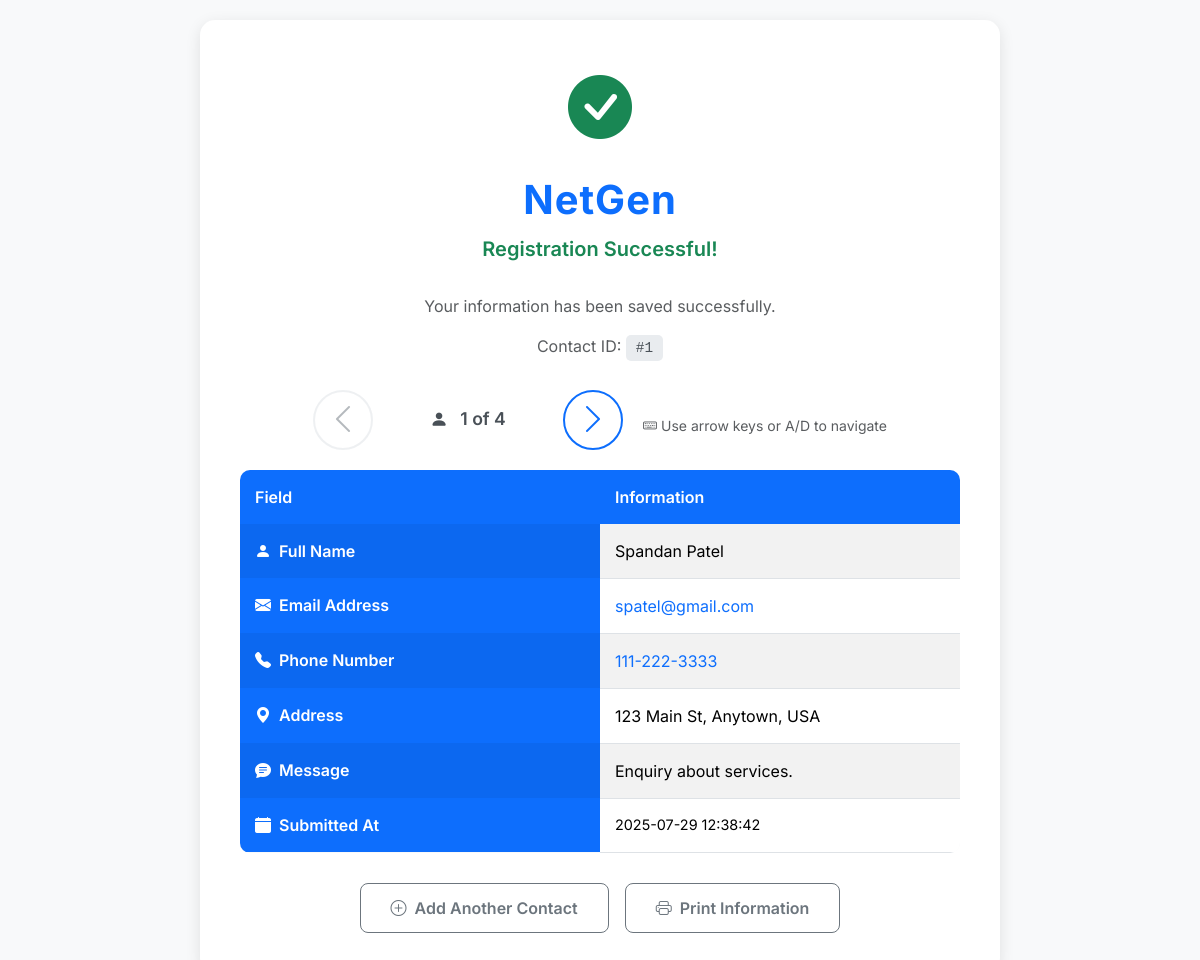
/success?contact_id=1, run on an earlier commit of the app's database.
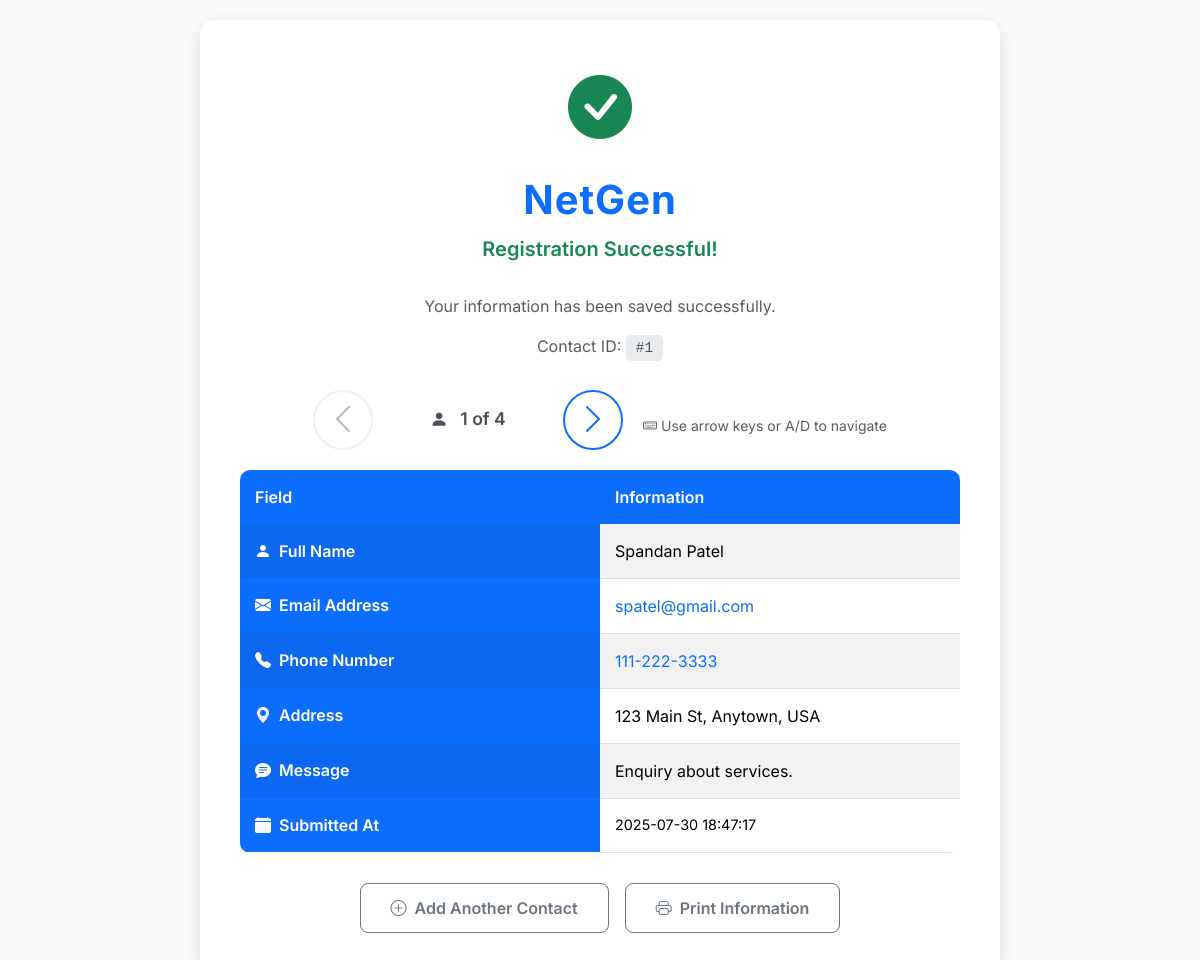
And on a later commit of the database.
### tables this page shows
CREATE TABLE contacts (
                id INTEGER PRIMARY KEY AUTOINCREMENT,
                name TEXT NOT NULL,
                email TEXT,
                phone TEXT,
                address TEXT,
                message TEXT,
                created_at TIMESTAMP DEFAULT CURRENT_TIMESTAMP
            );

### WebTestAPIV2.py (the view)
@app.route('/success')
def success():
    contact_id = request.args.get('contact_id')
    if not contact_id:
        return redirect(url_for('login'))
    try:
        contact_id = int(contact_id)
    except ValueError:
        return redirect(url_for('login'))
    try:
        with get_db_connection() as conn:
            cursor = conn.cursor()
            cursor.execute('SELECT id FROM contacts ORDER BY id ASC')
            all_contact_ids = [row['id'] for row in cursor.fetchall()]
            if contact_id not in all_contact_ids:
                return redirect(url_for('login'))
            cursor.execute('SELECT * FROM contacts WHERE id = ?', (contact_id,))
            contact = cursor.fetchone()
            current_index = all_contact_ids.index(contact_id)
            total_contacts = len(all_contact_ids)
            prev_contact_id = all_contact_ids[current_index - 1] if current_index > 0 else None
            next_contact_id = all_contact_ids[current_index + 1] if current_index < total_contacts - 1 else None
            contact_data = {
                "id": contact["id"],
                "name": contact["name"],
                "email": contact["email"],
                "phone": contact["phone"],
                "address": contact["address"],
                "message": contact["message"],
                "created_at": contact["created_at"]
            }
            navigation = {
                "current_position": current_index + 1,  # 1-based for display
                "total_contacts": total_contacts,
                "prev_contact_id": prev_contact_id,
                "next_contact_id": next_contact_id,
                "has_prev": prev_contact_id is not None,
                "has_next": next_contact_id is not None
            }
            return render_template('success.html', contact=contact_data, navigation=navigation)
    except sqlite3.Error as e:
        print(f"Database error in success route: {e}")
        return redirect(url_for('login'))
    except Exception as e:
        print(f"An error occurred in success route: {e}")
        return redirect(url_for('login'))

### WebTestAPIV2.py (called while the page is built)
def get_db_connection():
    conn = sqlite3.connect(DATABASE)
    conn.row_factory = sqlite3.Row
    return conn

### templates/success.html (shortened to what this page needs)
<!DOCTYPE html>
<html lang="en">
<head>
    <link href="https://cdn.jsdelivr.net/npm/bootstrap@5.3.3/dist/css/bootstrap.min.css" rel="stylesheet">
    <link rel="stylesheet" href="https://cdn.jsdelivr.net/npm/bootstrap-icons@1.11.1/font/bootstrap-icons.css">
</head>
<body>
    <div class="success-container">
        <div class="success-header">
            <div class="success-icon">
                <i class="bi bi-check-circle-fill"></i>
            </div>
            <h1>NetGen</h1>
            <p class="success-message">Registration Successful!</p>
            <p class="text-muted">Your information has been saved successfully.</p>
            <p class="text-muted">Contact ID: <span class="contact-id-badge">#{{ contact.id }}</span></p>
        </div>
        {% if navigation.total_contacts > 1 %}
        <div class="navigation-section">
            {% if navigation.has_prev %}
                <a href="/success?contact_id={{ navigation.prev_contact_id }}" class="nav-arrow enabled" title="Previous Contact">
                    <i class="bi bi-chevron-left"></i>
                </a>
            {% else %}
                <div class="nav-arrow disabled" title="No Previous Contact">
                    <i class="bi bi-chevron-left"></i>
                </div>
            {% endif %}
            <div class="contact-counter">
                <i class="bi bi-person-fill me-2"></i>
                {{ navigation.current_position }} of {{ navigation.total_contacts }}
            </div>
            {% if navigation.has_next %}
                <a href="/success?contact_id={{ navigation.next_contact_id }}" class="nav-arrow enabled" title="Next Contact">
                    <i class="bi bi-chevron-right"></i>
                </a>
            {% else %}
                <div class="nav-arrow disabled" title="No Next Contact">
                    <i class="bi bi-chevron-right"></i>
                </div>
            {% endif %}
        </div>
        {% endif %}
        <div class="info-table">
            <table class="table table-striped">
                <thead>
                    <tr>
                        <th scope="col">Field</th>
                        <th scope="col">Information</th>
                    </tr>
                </thead>
                <tbody>
                    <tr>
                        <th scope="row">
                            <i class="bi bi-person-fill me-2"></i>Full Name
                        </th>
                        <td>{{ contact.name if contact.name else '<span class="empty-field">Not provided</span>' | safe }}</td>
                    </tr>
                    <tr>
                        <th scope="row">
                            <i class="bi bi-envelope-fill me-2"></i>Email Address
                        </th>
                        <td>
                            {% if contact.email %}
                                <a href="mailto:{{ contact.email }}" class="text-decoration-none">{{ contact.email }}</a>
                            {% else %}
                                <span class="empty-field">Not provided</span>
                            {% endif %}
                        </td>
                    </tr>
                    <tr>
                        <th scope="row">
                            <i class="bi bi-telephone-fill me-2"></i>Phone Number
                        </th>
                        <td>
                            {% if contact.phone %}
                                <a href="tel:{{ contact.phone }}" class="text-decoration-none">{{ contact.phone }}</a>
                            {% else %}
                                <span class="empty-field">Not provided</span>
                            {% endif %}
                        </td>
                    </tr>
                    <tr>
                        <th scope="row">
                            <i class="bi bi-geo-alt-fill me-2"></i>Address
                        </th>
                        <td>
                            {% if contact.address %}
                                {{ contact.address | replace('\n', '<br>') | safe }}
                            {% else %}
                                <span class="empty-field">Not provided</span>
                            {% endif %}
                        </td>
                    </tr>
                    <tr>
                        <th scope="row">
                            <i class="bi bi-chat-text-fill me-2"></i>Message
                        </th>
                        <td>
                            {% if contact.message %}
                                {{ contact.message | replace('\n', '<br>') | safe }}
                            {% else %}
                                <span class="empty-field">No message provided</span>
                            {% endif %}
                        </td>
                    </tr>
                    <tr>
                        <th scope="row">
                            <i class="bi bi-calendar-fill me-2"></i>Submitted At
                        </th>
                        <td class="created-at">{{ contact.created_at }}</td>
                    </tr>
                </tbody>
            </table>
        </div>
        <div class="d-flex justify-content-center gap-3">
            <button onclick="loadContacts()" class="btn btn-outline-secondary">
                <i class="bi bi-plus-circle me-2"></i>Add Another Contact
            </button>
            <button onclick="window.print()" class="btn btn-outline-secondary">
                <i class="bi bi-printer me-2"></i>Print Information
            </button>
        </div>
    </div>
</body>
</html>

### templates/success.html (style rules this page uses)
body { font-family: 'Inter', sans-serif; background-color: #f8f9fa; min-height: 100vh; padding: 20px; }
.success-container { background-color: #ffffff; padding: 40px; border-radius: 15px; box-shadow: 0 4px 15px rgba(0, 0, 0, 0.1); max-width: 800px; margin: 0 auto; }
.success-header { text-align: center; margin-bottom: 30px; }
.success-icon { font-size: 4rem; color: #198754; margin-bottom: 20px; }
h1 { color: #0d6efd; font-weight: 700; font-size: 2.5rem; letter-spacing: 1px; margin-bottom: 10px; }
.success-message { color: #198754; font-size: 1.25rem; font-weight: 600; margin-bottom: 30px; }
.info-table { background-color: #f8f9fa; border-radius: 10px; overflow: hidden; margin-bottom: 30px; }
.table { margin-bottom: 0; }
.table th { background-color: #0d6efd; color: white; font-weight: 600; border: none; padding: 15px; width: 30%; }
.table td { padding: 15px; border-color: #dee2e6; background-color: white; }
.btn-outline-secondary { border-radius: 8px; padding: 12px 30px; font-weight: 600; transition: all 0.2s ease-in-out; }
.contact-id-badge { background-color: #e9ecef; color: #495057; padding: 5px 10px; border-radius: 5px; font-family: monospace; font-size: 0.9rem; }
.created-at { color: #6c757d; font-size: 0.9rem; }
.navigation-section { display: flex; justify-content: center; align-items: center; margin: 20px 0; gap: 20px; }
.nav-arrow { font-size: 2rem; padding: 10px 15px; border-radius: 50%; border: 2px solid; background-color: white; transition: all 0.3s ease; cursor: pointer; display: flex; align-items: center; justify-content: center; width: 60px; height: 60px; text-decoration: none; }
.nav-arrow.enabled { color: #0d6efd; border-color: #0d6efd; }
.nav-arrow.disabled { color: #6c757d; border-color: #dee2e6; cursor: not-allowed; opacity: 0.5; }
.contact-counter { font-weight: 600; color: #495057; font-size: 1.1rem; min-width: 150px; text-align: center; }

What changed in the data, as far as the page shows it:
changed contacts "Spandan Patel": created_at "2025-07-29 12:38:42" → "2025-07-30 18:47:17"
